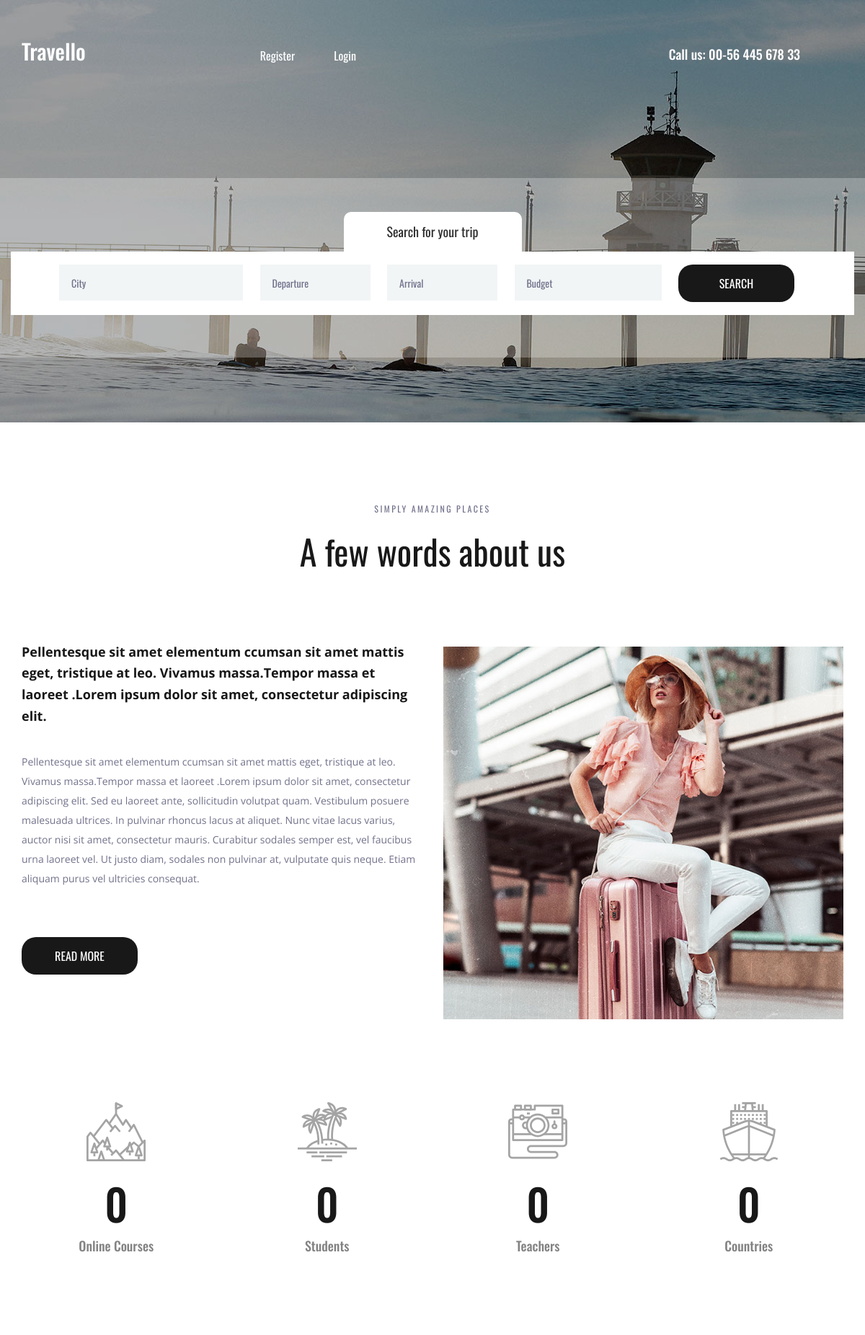
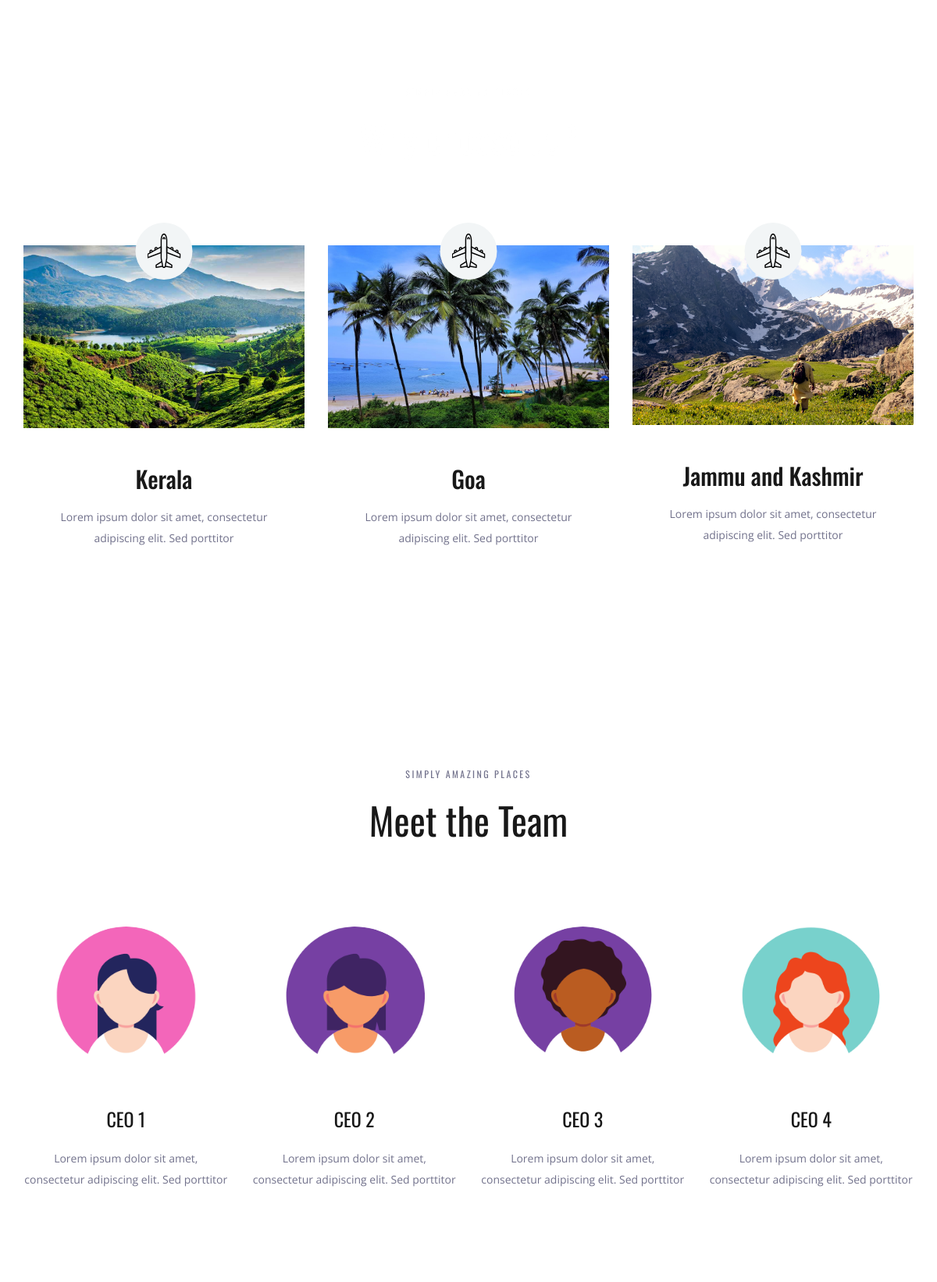
The page / (upper part) on the database its author committed (2 pictures, top to bottom).
### app_1/models.py (models this page shows, shortened)
class home_page_db_1(models.Model):
    name = models.CharField(max_length=100)
    image = models.ImageField(upload_to='static/images')
    details = models.TextField()

class home_page_db_2(models.Model):
    name = models.CharField(max_length=100)
    image = models.ImageField(upload_to='static/images')
    details = models.TextField()

### app_1/views.py (the view)
# urls.py: path('', views.home, name='home'),
def home(request):
    places = home_page_db_1.objects.all()
    ceo = home_page_db_2.objects.all()
    return render(request, "app_1/index.html", {'places': places, 'ceo': ceo})

### app_1/templates/app_1/index.html (shortened to what this page needs)
{% load static %}
<!DOCTYPE html>
<html lang="en">
<head>
<link rel="stylesheet" type="text/css" href="{% static "styles/bootstrap4/bootstrap.min.css"%}">
<link href="{% static "plugins/font-awesome-4.7.0/css/font-awesome.min.css"%}" rel="stylesheet" type="text/css">
<link rel="stylesheet" type="text/css" href="{% static "plugins/OwlCarousel2-2.2.1/owl.carousel.css"%}">
	<link rel="stylesheet" type="text/css" href="{% static "plugins/OwlCarousel2-2.2.1/owl.theme.default.css"%}">
	<link rel="stylesheet" type="text/css" href="{% static "plugins/OwlCarousel2-2.2.1/animate.css"%}">
	<link rel="stylesheet" type="text/css" href="{% static "styles/about.css"%}">
	<link rel="stylesheet" type="text/css" href="{% static "styles/about_responsive.css"%}">
</head>
<body>
<div class="super_container">
	<header class="header">
		<div class="container">
			<div class="row">
				<div class="col">
					<div class="header_content d-flex flex-row align-items-center justify-content-start">
						<div class="header_content_inner d-flex flex-row align-items-end justify-content-start">
							<div class="logo"><a href="index.html">Travello</a></div>
							<nav class="main_nav">
								<ul class="d-flex flex-row align-items-start justify-content-start">
									{% if user.is_authenticated%}
									<li><a href="#"> {{user.username |title}} Logged In</li>
									<li><a href="/logout/">Logout</a></li>
									{%else%}
									<li><a href="/registration/">Register</a></li>
									<li><a href="/sign-in/">Login</a></li>
									{% endif %}
								</ul>
							</nav>
							<div class="header_phone ml-auto">Call us: 00-56 445 678 33</div>
						</div>
					</div>
				</div>
			</div>
		</div>
	</header>
	<div class="home">
		<div class="background_image" style="background-image:url({% static "images/about.jpg"%})"></div>
	</div>
	<div class="home_search">
		<div class="container">
			<div class="row">
				<div class="col">
					<div class="home_search_container">
						<div class="home_search_title">Search for your trip</div>
						<div class="home_search_content">
							<form action="#" class="home_search_form" id="home_search_form">
								<div class="d-flex flex-lg-row flex-column align-items-start justify-content-lg-between justify-content-start">
									<input type="text" class="search_input search_input_1" placeholder="City" required="required">
									<input type="text" class="search_input search_input_2" placeholder="Departure" required="required">
									<input type="text" class="search_input search_input_3" placeholder="Arrival" required="required">
									<input type="text" class="search_input search_input_4" placeholder="Budget" required="required">
									<button class="home_search_button">search</button>
								</div>
							</form>
						</div>
					</div>
				</div>
			</div>
		</div>
	</div>
	<div class="about">
		<div class="container">
			<div class="row">
				<div class="col text-center">
					<div class="section_subtitle">simply amazing places</div>
					<div class="section_title"><h2>A few words about us</h2></div>
				</div>
			</div>
			<div class="row about_row">
				<div class="col-lg-6">
					<div class="about_content">
						<div class="text_highlight">Pellentesque sit amet elementum ccumsan sit amet mattis eget, tristique at leo. Vivamus massa.Tempor massa et laoreet .Lorem ipsum dolor sit amet, consectetur adipiscing elit.</div>
						<div class="about_text">
							<p>Pellentesque sit amet elementum ccumsan sit amet mattis eget, tristique at leo. Vivamus massa.Tempor massa et laoreet .Lorem ipsum dolor sit amet, consectetur adipiscing elit. Sed eu laoreet ante, sollicitudin volutpat quam. Vestibulum posuere malesuada ultrices. In pulvinar rhoncus lacus at aliquet. Nunc vitae lacus varius, auctor nisi sit amet, consectetur mauris. Curabitur sodales semper est, vel faucibus urna laoreet vel. Ut justo diam, sodales non pulvinar at, vulputate quis neque. Etiam aliquam purus vel ultricies consequat.</p>
						</div>
						<div class="button about_button"><a href="#">read more</a></div>
					</div>
				</div>
				<div class="col-lg-6">
					<div class="about_image"><img src="{% static "images/about_1.jpg" %}" alt=""></div>
				</div>
			</div>
		</div>
	</div>
	<div class="milestones">
		<div class="container">
			<div class="row">
				<div class="col-lg-3 milestone_col">
					<div class="milestone text-center">
						<div class="milestone_icon"><img src="{% static "images/mountain.svg"%}" alt=""></div>
						<div class="milestone_counter" data-end-value="17">0</div>
						<div class="milestone_text">Online Courses</div>
					</div>
				</div>
				<div class="col-lg-3 milestone_col">
					<div class="milestone text-center">
						<div class="milestone_icon"><img src="{% static "images/island.svg"%}"  alt=""></div>
						<div class="milestone_counter" data-end-value="213">0</div>
						<div class="milestone_text">Students</div>
					</div>
				</div>
				<div class="col-lg-3 milestone_col">
					<div class="milestone text-center">
						<div class="milestone_icon"><img src="{% static "images/camera.svg"%}"  alt=""></div>
						<div class="milestone_counter" data-end-value="11923">0</div>
						<div class="milestone_text">Teachers</div>
					</div>
				</div>
				<div class="col-lg-3 milestone_col">
					<div class="milestone text-center">
						<div class="milestone_icon"><img src="{% static "images/boat.svg"%}"  alt=""></div>
						<div class="milestone_counter" data-end-value="15">0</div>
						<div class="milestone_text">Countries</div>
					</div>
				</div>
			</div>
		</div>
	</div>
	<div class="why">
		<div class="parallax_background parallax-window" data-parallax="scroll" data-image-src="{% static "images/why.jpg"%}"  data-speed="0.8"></div>
		<div class="container">
			<div class="row">
				<div class="col text-center">
					<div class="section_subtitle">simply amazing places</div>
					<div class="section_title"><h2>Why choose us?</h2></div>
				</div>
			</div>
			<div class="row why_row">
				{% for place in places %}
				<div class="col-lg-4 why_col">
					<div class="why_item">
						<div class="why_image">
							<img src="{{place.image.url}}"  alt="">
							<div class="why_icon d-flex flex-column align-items-center justify-content-center">
								<img src="{% static "images/why_1.svg"%}"  alt="">
							</div>
						</div>
						<div class="why_content text-center">
							<div class="why_title">{{place.name}}</div>
							<div class="why_text">
								<p>{{place.details}}</p>
							</div>
						</div>
					</div>
				</div>
				{% endfor %}
			</div>
		</div>
	</div>
	<div class="team">
		<div class="container">
			<div class="row">
				<div class="col text-center">
					<div class="section_subtitle">simply amazing places</div>
					<div class="section_title"><h2>Meet the Team</h2></div>
				</div>
			</div>
			<div class="row team_row">
				{% for members in ceo %}
				<div class="col-xl-3 col-md-6 team_col">
					<div class="team_item d-flex flex-column align-items-center justify-content-start text-center">
						<div class="team_image"><img src="{{members.image}}"  alt=""></div>
						<div class="team_content">
							<div class="team_title"><a href="#">{{members.name}}</a></div>
							<div class="team_text">
								<p>{{members.details}}</p>
							</div>
						</div>
					</div>
				</div>
				{% endfor %}
			</div>
		</div>
	</div>
</div>
</body>
</html>

### rows shown on the page
home_page_db_1: image (picture), name "Kerala", details "Lorem ipsum dolor sit amet, consectetur adipiscing elit. Sed porttitor"
home_page_db_1: image (picture), name "Goa", details "Lorem ipsum dolor sit amet, consectetur adipiscing elit. Sed porttitor"
home_page_db_1: image (picture), name "Jammu and Kashmir", details "Lorem ipsum dolor sit amet, consectetur adipiscing elit. Sed porttitor"
home_page_db_2: image (picture), name "CEO 1", details "Lorem ipsum dolor sit amet, consectetur adipiscing elit. Sed porttitor"
home_page_db_2: image (picture), name "CEO 2", details "Lorem ipsum dolor sit amet, consectetur adipiscing elit. Sed porttitor"
home_page_db_2: image (picture), name "CEO 3", details "Lorem ipsum dolor sit amet, consectetur adipiscing elit. Sed porttitor"
home_page_db_2: image (picture), name "CEO 4", details "Lorem ipsum dolor sit amet, consectetur adipiscing elit. Sed porttitor"
